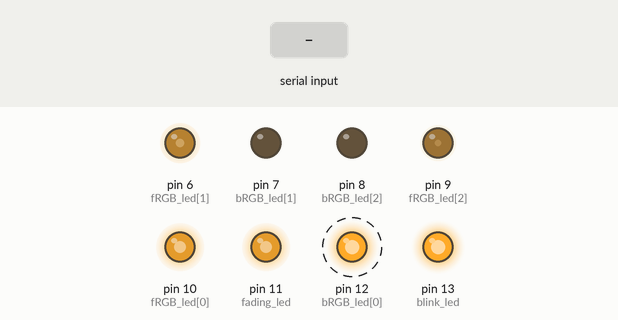
Bench run of a sketch on a simulated Arduino Mega 2560, built with avr-gcc and run on an emulated ATmega2560. Shown: output pins drawn as LEDs (lit = HIGH). Dashed ring = blinking. The test bench sets the inputs (shaded band).

Above: at 1.2 s.
1.3 s: "1" received over the second serial link
At 1.98 s:
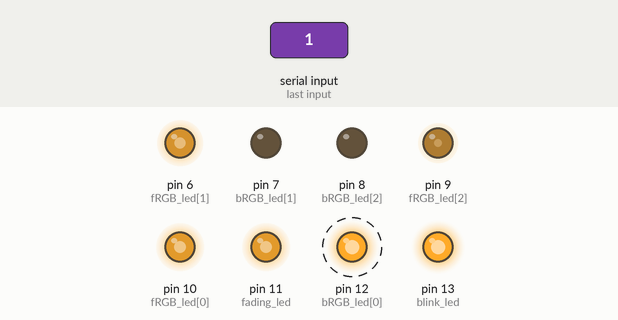
4.3 s: "2" received over the second serial link
At 5.93 s:
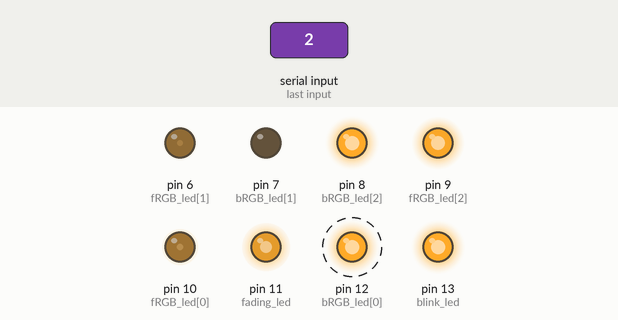
7.3 s: "3" received over the second serial link
At 7.62 s:
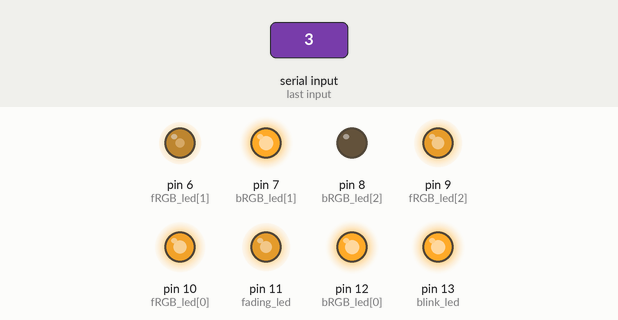
10.3 s: "1" received over the second serial link
At 11.53 s:
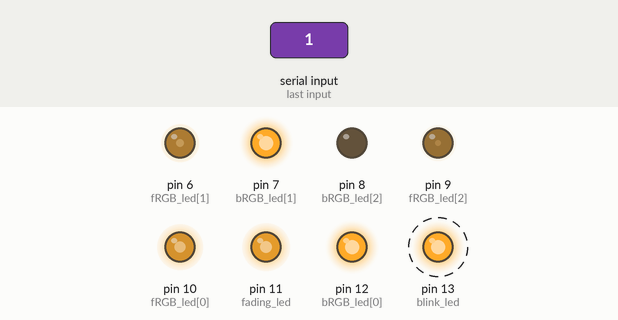
13.3 s: "4" received over the second serial link
At 15.9 s:
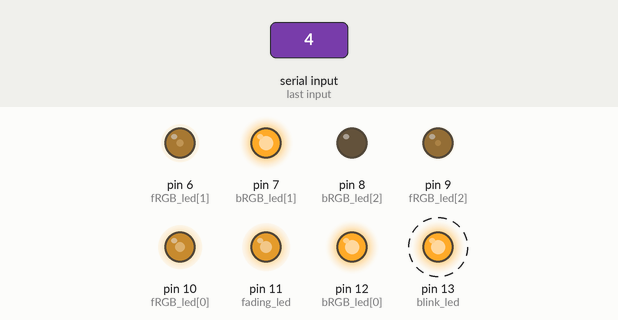
16.3 s: "2" received over the second serial link
At 17.44 s:
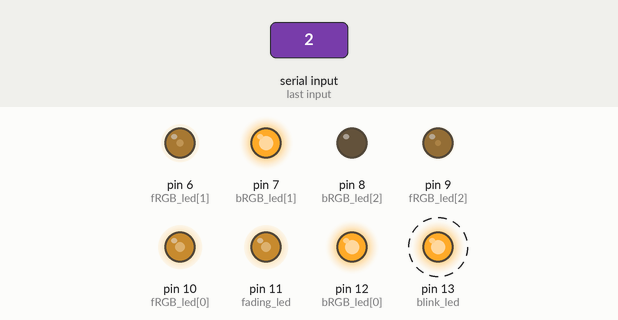
Timing chart, 0 to 25.0 s (numbered marks = the images above; inputs shaded):
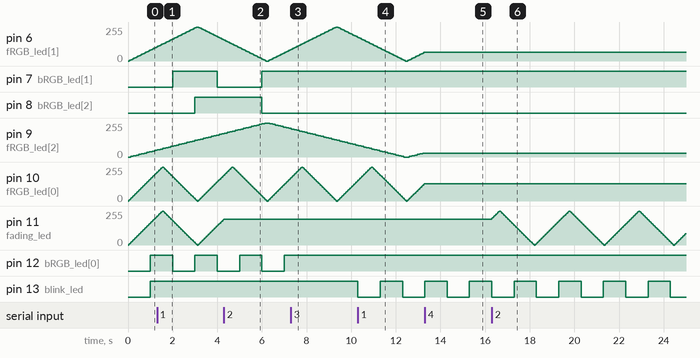

The sketch:

arduino_superloop.ino
```cpp
#define Serial Serial2

int blink_en = 1;
int fading_en = 1;
int bRGB_en = 1;
int fRGB_en = 1;

void setup() {
  blink_setup();
  fading_setup();
  blinkRGB_setup();
  fadingRGB_setup();

  serial_setup();
}

void loop() {
  if(blink_en)
    blink_loop();
  if(fading_en)
    fading_loop();
  if(bRGB_en)
    blinkRGB_loop();
  if(fRGB_en)
    fadingRGB_loop();

  serial_loop();
}
```

blink.ino
```cpp
int blink_led = 13;
int blink_ledState = LOW;
void blink_setup(){
  pinMode(blink_led, OUTPUT);
}

long blink_prevMillis = 0;
long blink_interval = 1000;

void blink_loop(){
  unsigned long curMillis = millis();

  if(curMillis - blink_prevMillis >= blink_interval){
    blink_prevMillis = curMillis;

    if(blink_ledState == LOW)
      blink_ledState = HIGH;
    else
      blink_ledState = LOW;

    digitalWrite(blink_led, blink_ledState);
  }
}
```

blinkRGB.ino
```cpp
long bRGB_prevMillis[3] = {0,};
long bRGB_interval[3] = {1000, 2000, 3000};

int bRGB_led[3] = {12, 7, 8};
int bRGB_ledState[3] = {LOW, LOW, LOW};

void blinkRGB_setup(){
  for(int i = 0; i < 3; i++){
    pinMode(bRGB_led[i], OUTPUT);
  }
}
void blinkRGB_loop(){
    unsigned long curMillis = millis();

    for(int i = 0; i < 3; i ++){
      if(curMillis - bRGB_prevMillis[i] >=bRGB_interval[i]){
        bRGB_prevMillis[i] = curMillis;

        if(bRGB_ledState[i] == LOW)
      bRGB_ledState[i] = HIGH;
    else
      bRGB_ledState[i] = LOW;

    digitalWrite(bRGB_led[i], bRGB_ledState[i]);
      }
    }
}
```

fading.ino
```cpp
long fading_prevMillis = 0;
long fading_interval = 30;

int fading_led = 11;
int fadeValue = 0;
int fadeDir = 1;

void fading_setup(){}
void fading_loop(){
  unsigned long curMillis = millis();

  if(curMillis-fading_prevMillis>=fading_interval){
    fading_prevMillis = curMillis;

    if(fadeDir==1){
      if(fadeValue<=255){
        fadeValue +=5;
        if(fadeValue>255){
          fadeValue = 255;
          fadeDir = 0;
        }
      }
    }else{
      if(fadeValue>=0){
        fadeValue -=5;
        if(fadeValue<0){
          fadeValue= 0;
          fadeDir = 1;
        }
      }
    }
    analogWrite(fading_led, fadeValue);
  }

}
```

fadingRGB.ino
```cpp
long fRGB_prevMillis[3] = {0,};
long fRGB_interval[3] = {30, 60, 120};

int fRGB_led[3] = {10, 6, 9};
int fRGB_value[3] = {0, 0, 0};
int fRGB_dir[3] = {1, 1, 1};

void fadingRGB_setup(){}
void fadingRGB_loop(){
  unsigned long curMillis = millis();

  for(int i = 0; i < 3; i++){
    if(curMillis - fRGB_prevMillis[i]>=fRGB_interval[i]){
      fRGB_prevMillis[i] = curMillis;

      if(fRGB_dir[i] == 1){
        if(fRGB_value[i] <=255){
          fRGB_value[i]+=5;
          if(fRGB_value[i]>255){
            fRGB_value[i] = 255;
            fRGB_dir[i] = 0;
          }
        }
      }else{
        if(fRGB_value[i] >=0){
          fRGB_value[i]-=5;
          if(fRGB_value[i]<0){
            fRGB_value[i] = 0;
            fRGB_dir[i] = 1;
          }
      }
    }
  }analogWrite(fRGB_led[i], fRGB_value[i]);
  }
}
```

serial.ino
```cpp
//#include<SoftwareSerial.h>

//SoftwareSerial bluetooth(18,19);
void showMenu(){
  Serial.println("\033[2J\033[H");
  Serial.println("1. LED Blink Enable/Disable");
  Serial.println("2. LED Fading Enable/Disable");
  Serial.println("3. RGB LED Blink Enable/Disable");
  Serial.println("4. RGB LED Fading Enable/Disable");
  //bluetooth.println("\033[2J\033[H");
  /*bluetooth.println("1. LED Blink Enable/Disable");
  bluetooth.println("2. LED Fading Enable/Disable");
  bluetooth.println("3. RGB LED Blink Enable/Disable");
  bluetooth.println("4. RGB LED Fading Enable/Disable");*/
}
void serial_setup(){
  /*???*/
  //pinMode(14, INPUT);
  //pinMode(50, OUTPUT);

  /**************/

  //Serial.begin(9600);
  Serial.begin(115200);
  //bluetooth.begin(9600);
 // bluetooth.println("start..");
  showMenu();
}
int userCmd = 0;
void serial_loop(){
  //char userCmd = '\0';//= bluetooth.read();
  //Serial.write(userCmd);
  if(Serial.available()>0){
    userCmd = Serial.read();
    //Serial.write(bluetooth.read());
    //userCmd = (char)bluetooth.read();
    switch(userCmd){
      case'1': blink_en = !blink_en; break;
      case '2': fading_en = !fading_en; break;
      case '3': bRGB_en = !bRGB_en; break;
      case '4': fRGB_en = !fRGB_en; break;
      default: break;
    }
  }

  }
```

Measured:
- after the input at 1.3 s, pin 13 (blink_led): stays HIGH (without the input it goes to LOW after 0.70 s)
- after the input at 4.3 s, pin 11 (fading_led): stops changing and stays 195/255
- after the input at 7.3 s, pin 7 (bRGB_led[1]), pin 12 (bRGB_led[0]): stays HIGH (without the input it goes to LOW after 0.70 s); pin 8 (bRGB_led[2]): stays LOW (without the input it goes to HIGH after 1.7 s)
- after the input at 10.3 s, pin 13 (blink_led): alternates HIGH for 1.0 s and LOW for 1.0 s, starting at once
- after the input at 13.3 s, pin 6 (fRGB_led[1]): stays 65/255 (without the input it goes to 70/255 after 0.02 s); pin 9 (fRGB_led[2]): stays 30/255 (without the input it goes to 35/255 after 0.02 s); pin 10 (fRGB_led[0]): stops changing and stays 130/255
